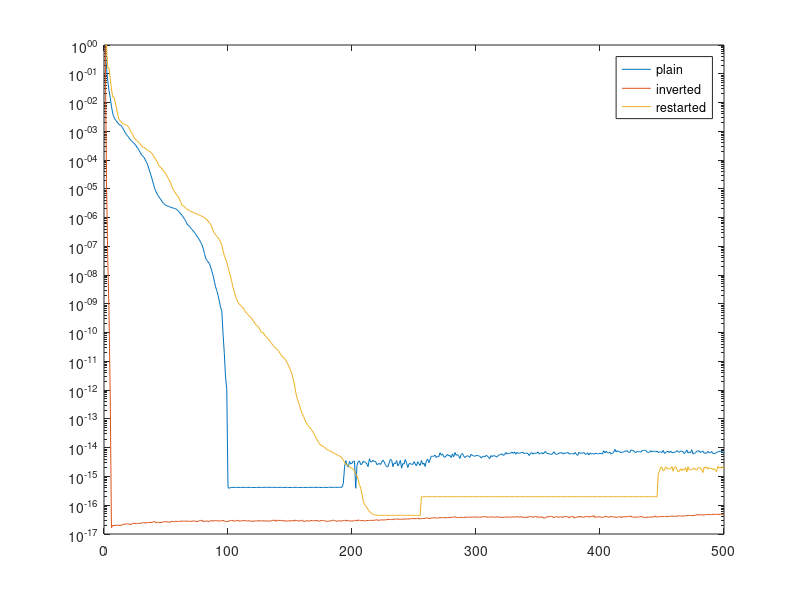

MATLAB code to generate this figure:
% 2013 Mar 11 02:45 Karl Kästner

% convergence of Lanczos on inverserely shifted matrix
% example : smallest eigenvalue of disrcrete Laplacian

function test_lanczos_shift()
	n = 100;
	k = 5*n;

	A = (n+1)^2*spdiags(ones(n,1)*[1 -2 1],-1:1,n,n);
	I = speye(n);

%	A = kron(A,I) + kron(I,A);
%	I = kron(I,I);
	q1 = rand(length(A),1);

	% common lanczos
	T1    = lanczos(A,I,q1,k);
	e(1)  = max(eig(full(T1)));

	% inverted lanczos
	T2    = lanczos(-I,-A,q1,k);
	e(2)  = 1./min(eig(full(T2)));

	% inner - outer scheme
	l = 4;
	[e(3) e3] = outer(A,I,q1,k,l);

	
	e_true = eigs(A,[],1,'SM');

	% convergence of unmodified scheme
	for idx=1:length(T1)
		e1(idx,1) = max(eig(T1(1:idx,1:idx)));
	end

	% convergence of inverted scheme
	for idx=1:length(T2)
		e2(idx,1) = max(1./eig(T2(1:idx,1:idx)));
	end
	size(e2)


	err1 = e1 - e_true;
	err2 = e2 - e_true;
	err3 = e3 - e_true;
	err1 = err1 / err1(1);
	err2 = err2 / err2(1);
	err3 = err3 / err3(1);
	err3 = err3(1:k);
	size(err1)
	size(err2)
	size(err3)
	semilogy(abs([err1 err2 err3]));
	[e e_true]
	legend('plain', 'inverted', 'restarted');
	% + pi^2
end

function [e e_] = outer(A,B,q1,k,l)
%	k_ = k/l;
%	for jdx=0:l-1
	m = 0;
	k_ = 1;
	while(m < k)
		mu = q1'*A*q1 / (q1'*B*q1);
	c = 1;
	Di = c*B;
	D = 1/c*B;
%
		[T Q] = lanczos(Di*(A-mu*B),D,q1,k_);
		T = T+mu*speye(length(T));
		[v e] = eigs(T,[],1,'LA');
		q1 = Q*v;
		for idx=1:length(T)
			m=m+1;
			e_(m,1)= max(eig(T(1:idx,1:idx)));
		end
		%k_ = k_+1; % linear
		%k_ = k_+k_; % quadratic
		k_ = 2*k_; % exponential
	end
end


function [T Q] = lanczos(A,B,q1,k)
	tol = 1e-15;
	buf = zeros(0,3);
	q1 = q1/sqrt(q1'*B*q1);
	Bq1 = B*q1; 
	Bq2 = A*q1;
	Q = q1;
	for idx=1:k
		alpha = q1'*Bq2;
		Bq2   = Bq2 - alpha*Bq1;
		q2   = B \ Bq2;
		beta  = sqrt(q2'*Bq2);
		buf(end+1,:) = [idx idx alpha];
		if (beta > tol && idx < k)
			buf (end+1,:) = [ idx idx+1 beta];
			buf (end+1,:) = [ idx+1 idx beta];
			q2 = (1/beta)*q2;
			Bq2 = (1/beta)*Bq2;
			Q(:,end+1) = q2;
			Bq0 = Bq1;
			Bq1 = Bq2;
			q0 = q1;
			q1 = q2;
			Bq2   = A*q1 - beta*Bq0;
		else
			break;
		end
%		Q'*B*Q
%		Q'*Q
%		pause
	end % for idx
	T = sparse(buf(:,1),buf(:,2),buf(:,3));
end % function lanczos


function [T Q] = lanczos_(A,B,q1,k)
	tol = 1e-15;
	buf = zeros(0,3);
	q1 = q1/sqrt(q1'*B*q1);
	q2 = A*(B*q1);
	Q = q1;
	for idx=1:k
		alpha = q2'*B*q1;
		q2    = q2 - alpha*q1;
		q2    = B \ q2;
		beta  = sqrt(q2'*B*q2);
		buf(end+1,:) = [idx idx alpha];
		if (beta > tol && idx < k)
			buf (end+1,:) = [ idx idx+1 beta];
			buf (end+1,:) = [ idx+1 idx beta];
			q2 = (1/beta)*q2;
			Q(:,end+1) = q2;
			q0 = q1;
			q1 = q2;
			q2   = A*(B*q1) - beta*q0; % no b here
		end % if
	end % for idx
	T = sparse(buf(:,1),buf(:,2),buf(:,3));
	Q'*B*Q
	pause
end % function lanczos

